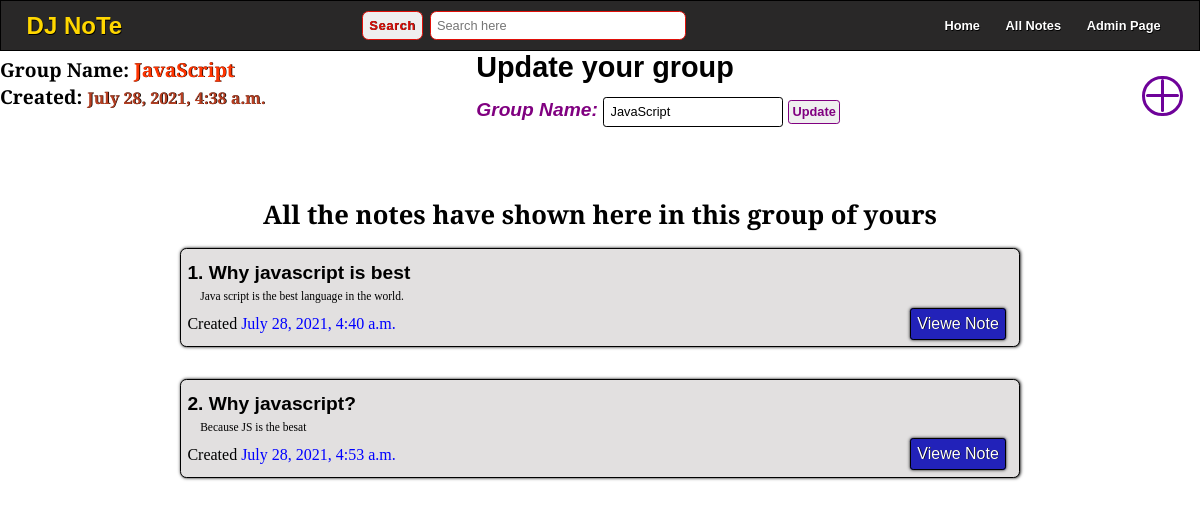
/group-2/, run on an earlier commit of the app's database.
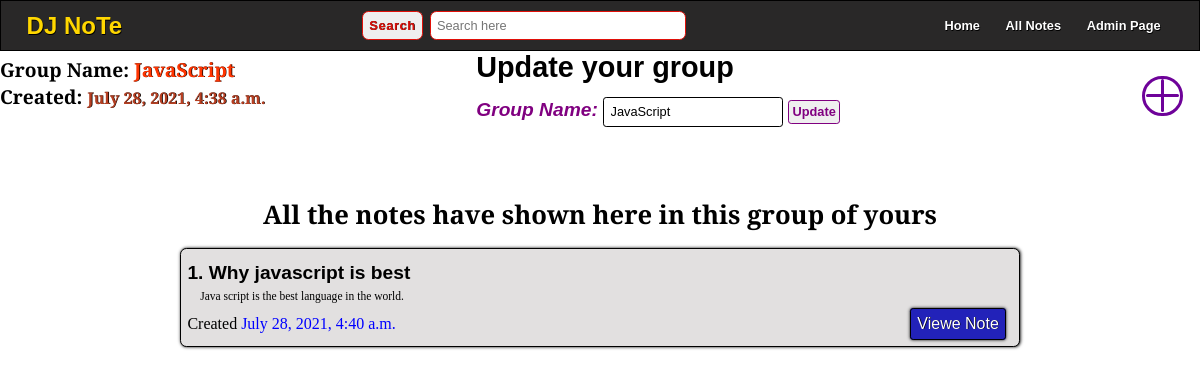
And on a later commit of the database.
### home/models.py (models this page shows)
class Note(models.Model):
    group = models.ForeignKey(Group, on_delete=models.CASCADE)
    title = models.CharField(max_length=300)
    desc = models.TextField()
    time = models.DateTimeField(default=now)

### home/views.py (the view)
# urls.py: path('group-<int:group>/', views.group, name='group'),
def group(req, group):
    groupOFnote = Group.objects.get(id = group)
    notesOFgroup = Note.objects.filter(group__id = group)
    if req.method == 'POST':
        name = req.POST['name']
        groupOFnote.name = name
        groupOFnote.save()
        messages.success(req, 'Your group has been updated')
    return render(req, 'group.html', {'group':groupOFnote, 'notes':notesOFgroup,})

### templates/group.html (shortened to what this page needs)
{% extends 'main.html' %}
{% load static %}
{% block link %}
    <link rel="stylesheet" href="{% static 'Style/notesOnly.css' %}">
    <link rel="stylesheet" href="{% static 'Style/group.css' %}">
{% endblock link %}
{% block body %}
    <div class="container-info-update">
        <div class="infoForGroup">
            <h1 class='group_name'>Group Name: <span>{{group.name}}</span></h1>
            <h1 class='group_creationTime'>Created: <span>{{group.time}}</span></h1>
        </div>
        <div class='updateGroup'>
            <h2> Update your group</h2>
            <form action="{% url 'group' group.id %}" method='POST'>
                <label for="name">Group Name:</label>
                <input type="text" name="name" id="name" value="{{group.name}}" required>
                <button type="submit">Update</button>
            </form>
        </div>
    </div>
    <div class="createNoteIcon">
        <a href="{% url 'createNOTE' group.id %}"><div class="round"></div></a>
    </div>
    <section class="allNote">
        <h1 class='allNote_message'>All the notes have shown here in this group of yours</h1>
        {% for i in notes %}
            <div class='notes'>
                <h3 class='title'>{{ forloop.counter }}. {{i.title}}</h3>
                <div class="description">
                    <p>{{i.desc|truncatechars:500}}</p>
                </div>
                <div class="others">
                    <p class='time'>Created <span>{{i.time}}</span></p>
                    <div class="links">
                        <a href="{% url 'note' group.id i.id %}" class='view_note'>Viewe Note</a>
                    </div>
                </div>
            </div>
        {% endfor %}
    </section>
{% endblock body %}

What changed in the data, as far as the page shows it:
removed Note: title "Why javascript?", desc "Because JS is the besat", time "July 28, 2021, 4:53 a.m."
